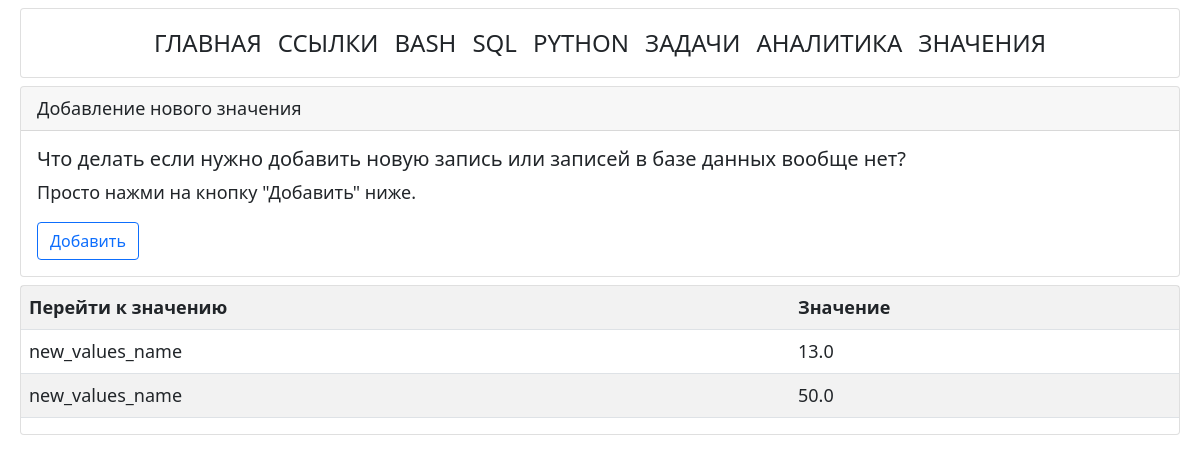
Page /values on the earlier database version.
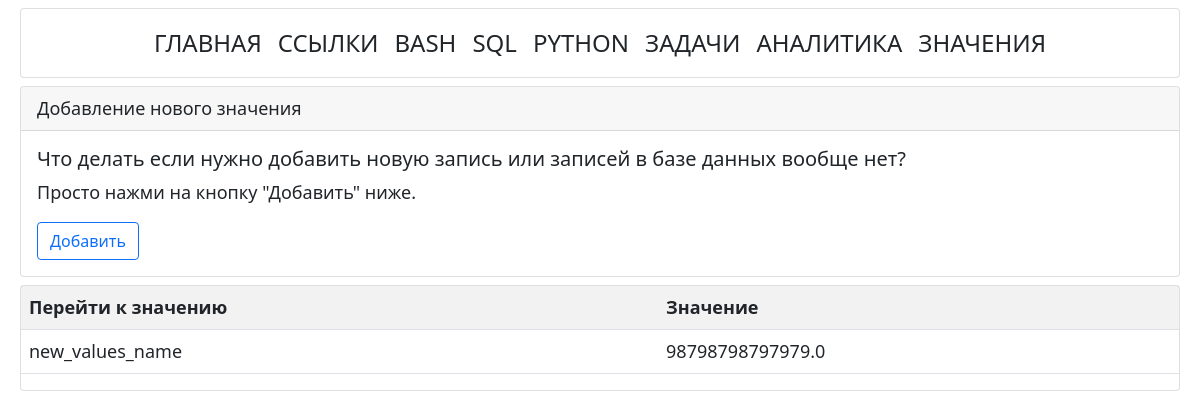
Same page on the later database version.
### tables this page shows
CREATE TABLE [values_tbl] ( 
  [value_id] INTEGER PRIMARY KEY AUTOINCREMENT NOT NULL,
  [value_name] TEXT NOT NULL,
  [value] REAL NOT NULL
);

### app.py (the view)
@app.route("/values")
def values():
    conn = connect.get_db_connection()
    values_list = conn.execute("SELECT * FROM values_tbl ORDER BY value_id DESC").fetchall()
    conn.close()
    return render_template("values/values.html",
                           values_list=values_list,
                           )

### modules/connect.py (called while the page is built)
def get_db_connection():
    db_path = os.path.join(BASE_DIR, '../database.db')
    conn = sqlite3.connect(db_path)
    conn.row_factory = sqlite3.Row
    return conn

### templates/values/values.html (shortened to what this page needs)
{% extends "base.html" %}
{% block content %}
   <div class="card m-2">
      <div class="card-header">
         Добавление нового значения
      </div>
      <div class="card-body">
         <h5 class="card-title">Что делать если нужно добавить новую запись или записей в базе данных вообще нет?</h5>
         <p class="card-text">Просто нажми на кнопку "Добавить" ниже.</p>
         <a class="btn btn-outline-primary" href="{{ url_for('add_value') }}">Добавить</a>
      </div>
   </div>
   <div class="card m-2">
      <table class="table table-striped">
         <tr>
            <th>Перейти к значению</th>
            <th>Значение</th>
         </tr>
         {% for values_list in values_list %}
         <tr>
            <td><a href="{{ url_for('get_post_value', value_id=values_list['value_id']) }}">{{ values_list['value_name']
                  }}</a></td>
            <td>{{ values_list['value'] }}</td>
         </tr>
         {% endfor %}
      </table>
   </div>
{% endblock %}

### templates/base.html (shortened to what this page needs)
<!doctype html>
<html>
<head>
   <link href="{{ url_for('static', filename='bootstrap.min.css') }}" rel="stylesheet">
   <link href="{{ url_for('static', filename='styles.css') }}" rel="stylesheet">
</head>
<body>
   <div class="container-fluid">
      {% include 'navbar.html' %}
      {% block content %}
      {% endblock %}
   </div>
</body>
</html>

### templates/navbar.html (shortened to what this page needs)
<div class="card m-2">
  <nav class="navbar navbar-expand-sm navbar-black navbar-nav navbar-text">
    <div class="collapse navbar-collapse" id="navbarNav">
      <ul class="navbar-nav">
        <li class="nav-item">
          <a class="nav-link" href="{{ url_for('index') }}">Главная</a>
        </li>
        <li class="nav-item">
          <a class="nav-link" href="{{ url_for('links_list_commands') }}">Ссылки</a>
        </li>
        <li class="nav-item">
          <a class="nav-link" href="{{ url_for('bash_list_commands') }}">Bash</a>
        </li>
        <li class="nav-item">
          <a class="nav-link" href="{{ url_for('sql_list_commands') }}">SQL</a>
        </li>
        <li class="nav-item">
          <a class="nav-link" href="{{ url_for('python_list_commands') }}">Python</a>
        </li>
        <li class="nav-item">
          <a class="nav-link" href="{{ url_for('get_tasks_list') }}">Задачи</a>
        </li>
        <li class="nav-item">
          <a class="nav-link" href="{{ url_for('analytics') }}">Аналитика</a>
        </li>
        <li class="nav-item">
          <a class="nav-link" href="{{ url_for('values') }}">Значения</a>
        </li>
      </ul>
    </div>
  </nav>
</div>

### static/styles.css (style rules this page uses)
body { font-size: large; font-family:system-ui, -apple-system, BlinkMacSystemFont, 'Segoe UI', Roboto, Oxygen, Ubuntu, Cantarell, 'Open Sans', 'Helvetica Neue', sans-serif; }
.navbar li a { font-size: 1.5rem; text-transform: uppercase; color: var(--bs-dark); }
a { color: var(--bs-dark); text-decoration: none; }

Differences in the rows shown:
removed values_tbl: value_name "new_values_name", value "13.0"
changed values_tbl "new_values_name": value "50.0" → "98798798797979.0"
